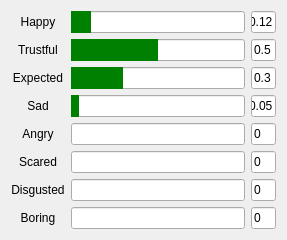
   <widget class="QWidget" name="gridLayoutWidget">
    <property name="geometry">
     <rect>
      <x>0</x>
      <y>570</y>
      <width>241</width>
      <height>244</height>
     </rect>
    </property>
    <layout class="QGridLayout" name="gridLayout_2" columnstretch="1,7,1">
     <property name="sizeConstraint">
      <enum>QLayout::SetFixedSize</enum>
     </property>
     <item row="1" column="2">
      <widget class="QLineEdit" name="lineEdit_emotion2">
       <property name="text">
        <string>0.5</string>
       </property>
      </widget>
     </item>
     <item row="5" column="2">
      <widget class="QLineEdit" name="lineEdit_emotion6">
       <property name="text">
        <string>0</string>
       </property>
      </widget>
     </item>
     <item row="3" column="0">
      <widget class="QLabel" name="label_8">
       <property name="text">
        <string>Sad</string>
       </property>
       <property name="alignment">
        <set>Qt::AlignCenter</set>
       </property>
      </widget>
     </item>
     <item row="7" column="1">
      <widget class="QProgressBar" name="progressBar_emotion8">
       <property name="styleSheet">
        <string notr="true">QProgressBar::chunk{background:green}</string>
       </property>
       <property name="value">
        <number>0</number>
       </property>
       <property name="textVisible">
        <bool>false</bool>
       </property>
      </widget>
     </item>
     <item row="7" column="2">
      <widget class="QLineEdit" name="lineEdit_emotion8">
       <property name="text">
        <string>0</string>
       </property>
      </widget>
     </item>
     <item row="0" column="2">
      <widget class="QLineEdit" name="lineEdit_emotion1">
       <property name="text">
        <string>0.12</string>
       </property>
      </widget>
     </item>
     <item row="4" column="0">
      <widget class="QLabel" name="label_9">
       <property name="contextMenuPolicy">
        <enum>Qt::ActionsContextMenu</enum>
       </property>
       <property name="text">
        <string>Angry</string>
       </property>
       <property name="alignment">
        <set>Qt::AlignCenter</set>
       </property>
      </widget>
     </item>
     <item row="7" column="0">
      <widget class="QLabel" name="label_12">
       <property name="contextMenuPolicy">
        <enum>Qt::ActionsContextMenu</enum>
       </property>
       <property name="text">
        <string>Boring</string>
       </property>
       <property name="alignment">
        <set>Qt::AlignCenter</set>
       </property>
      </widget>
     </item>
     <item row="1" column="1">
      <widget class="QProgressBar" name="progressBar_emotion2">
       <property name="styleSheet">
        <string notr="true">QProgressBar::chunk{background:green}</string>
       </property>
       <property name="value">
        <number>50</number>
       </property>
       <property name="textVisible">
        <bool>false</bool>
       </property>
      </widget>
     </item>
     <item row="4" column="2">
      <widget class="QLineEdit" name="lineEdit_emotion5">
       <property name="text">
        <string>0</string>
       </property>
      </widget>
     </item>
     <item row="6" column="2">
      <widget class="QLineEdit" name="lineEdit_emotion7">
       <property name="text">
        <string>0</string>
       </property>
      </widget>
     </item>
     <item row="0" column="1">
      <widget class="QProgressBar" name="progressBar_emotion1">
       <property name="styleSheet">
        <string notr="true">QProgressBar::chunk{background:green}</string>
       </property>
       <property name="value">
        <number>12</number>
       </property>
       <property name="textVisible">
        <bool>false</bool>
       </property>
      </widget>
     </item>
     <item row="2" column="2">
      <widget class="QLineEdit" name="lineEdit_emotion3">
       <property name="text">
        <string>0.3</string>
       </property>
      </widget>
     </item>
     <item row="0" column="0">
      <widget class="QLabel" name="label_5">
       <property name="text">
        <string>Happy</string>
       </property>
       <property name="alignment">
        <set>Qt::AlignCenter</set>
       </property>
      </widget>
     </item>
     <item row="3" column="2">
      <widget class="QLineEdit" name="lineEdit_emotion4">
       <property name="text">
        <string>0.05</string>
       </property>
      </widget>
     </item>
     <item row="3" column="1">
      <widget class="QProgressBar" name="progressBar_emotion4">
       <property name="styleSheet">
        <string notr="true">QProgressBar::chunk{background:green}</string>
       </property>
       <property name="value">
        <number>5</number>
       </property>
       <property name="textVisible">
        <bool>false</bool>
       </property>
      </widget>
     </item>
     <item row="2" column="1">
      <widget class="QProgressBar" name="progressBar_emotion3">
       <property name="styleSheet">
        <string notr="true">QProgressBar::chunk{background:green}</string>
       </property>
       <property name="value">
        <number>30</number>
       </property>
       <property name="textVisible">
        <bool>false</bool>
       </property>
      </widget>
     </item>
     <item row="6" column="0">
      <widget class="QLabel" name="label_11">
       <property name="contextMenuPolicy">
        <enum>Qt::ActionsContextMenu</enum>
       </property>
       <property name="text">
        <string>Disgusted</string>
       </property>
       <property name="alignment">
        <set>Qt::AlignCenter</set>
       </property>
      </widget>
     </item>
     <item row="1" column="0">
      <widget class="QLabel" name="label_6">
       <property name="text">
        <string>Trustful</string>
       </property>
       <property name="alignment">
        <set>Qt::AlignCenter</set>
       </property>
      </widget>
     </item>
     <item row="2" column="0">
      <widget class="QLabel" name="label_7">
       <property name="text">
        <string>Expected</string>
       </property>
       <property name="alignment">
        <set>Qt::AlignCenter</set>
       </property>
      </widget>
     </item>
     <item row="5" column="0">
      <widget class="QLabel" name="label_10">
       <property name="contextMenuPolicy">
        <enum>Qt::ActionsContextMenu</enum>
       </property>
       <property name="text">
        <string>Scared</string>
       </property>
       <property name="alignment">
        <set>Qt::AlignCenter</set>
       </property>
      </widget>
     </item>
     <item row="6" column="1">
      <widget class="QProgressBar" name="progressBar_emotion7">
       <property name="styleSheet">
        <string notr="true">QProgressBar::chunk{background:green}</string>
       </property>
       <property name="value">
        <number>0</number>
       </property>
       <property name="textVisible">
        <bool>false</bool>
       </property>
      </widget>
     </item>
     <item row="5" column="1">
      <widget class="QProgressBar" name="progressBar_emotion6">
       <property name="styleSheet">
        <string notr="true">QProgressBar::chunk{background:green}</string>
       </property>
       <property name="value">
        <number>0</number>
       </property>
       <property name="textVisible">
        <bool>false</bool>
       </property>
      </widget>
     </item>
     <item row="4" column="1">
      <widget class="QProgressBar" name="progressBar_emotion5">
       <property name="styleSheet">
        <string notr="true">QProgressBar::chunk{background:green}</string>
       </property>
       <property name="value">
        <number>0</number>
       </property>
       <property name="textVisible">
        <bool>false</bool>
       </property>
      </widget>
     </item>
    </layout>
   </widget>
